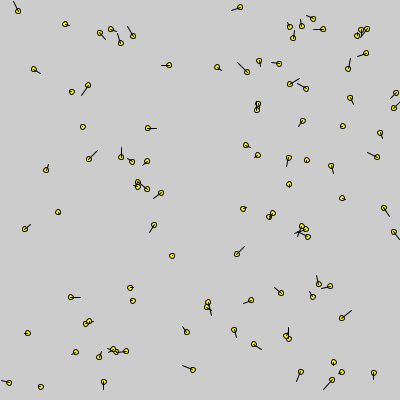
Frame 1 (no input)
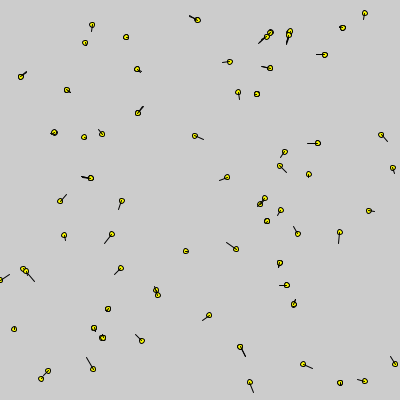
Frame 60 (the mouse pressed at the canvas centre just before this capture)
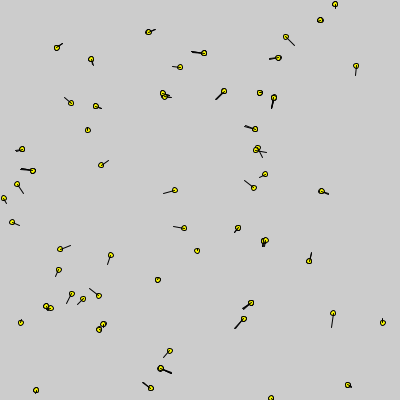
Frame 120 (the mouse held since frame 60 and released just before this capture)

The Processing sketch that drew these frames (run headless with seeded random() and noise(); from frame 60 on, the mouse is pressed at the canvas centre):

// Processing sketch: boids
// ── boids.pde
//
// three rules:
//
// - separation : steer to avoid overcrowding local flockmates
// - alignment : steer towards average heading of local flockmates
// - cohesion : steer towards the center of mass of local flockmates
//

final int WIDTH = 400;
final int HEIGHT = 400;
float max_vel = 2.0;
float cohesion_strength = 0.8;
float separation_strength = 0.15;
float alignment_strength = 1.5;
float noise_strength = 0.05;

class Boid {
  PVector x;
  PVector v;
  
  Boid() {
    x = new PVector(floor(random(WIDTH)), floor(random(HEIGHT)));
    v = new PVector(random(-1,1), random(-1,1));
  }
  
  PVector step_vec(ArrayList<Boid> ns) {
    PVector com = x.copy();
    for (Boid b: ns) {
      com.add(b.x);
    }
    com.mult(1.0 / (ns.size() + 1));
    com.sub(x);
    com.mult(cohesion_strength);
    
    PVector avg_heading = v.copy();
    for (Boid b: ns) {
      avg_heading.add(b.v);
    }
    avg_heading.mult(1.0 / (ns.size() + 1));
    avg_heading.sub(v);
    avg_heading.mult(alignment_strength);
    
    PVector sep = new PVector(0.0, 0.0);
    for (Boid b: ns) {
      sep.add(x.copy().sub(b.x));
    }
    sep.mult(separation_strength);
    
    PVector noise = new PVector(random(-noise_strength, noise_strength),
                                random(-noise_strength, noise_strength));
    
    PVector sv = new PVector(0.0, 0.0);
    sv.add(com);
    sv.add(avg_heading);
    sv.add(sep);
    sv.add(noise);
    return sv;
  }
  
  void move() {
    x.add(v);
    if (x.x > WIDTH) { x.x -= WIDTH; }
    if (x.x < 0) {x.x += WIDTH; }
    if (x.y > HEIGHT) {x.y -= HEIGHT; }
    if (x.y < 0) {x.y += HEIGHT; }
  }
}

ArrayList<Boid> boids;

int nboids = 100;
float radius = 10.0;

ArrayList<Boid> neighbors(Boid b, float r) {
  ArrayList<Boid> ns = new ArrayList<Boid>();
  for (Boid b2 : boids) {
    PVector x = b2.x.copy();
    if (x.dist(b.x) <= r) {
      ns.add(b2);
    }
  }
  
  return ns;
}

void onestep() {
  for (Boid b: boids) {
    PVector bv = b.step_vec(neighbors(b, radius));
    b.v.add(bv);
    b.v.limit(max_vel);                          
  }
  for (Boid b: boids) {
    b.move();
  }
}

void setup() {
  size(400,400);
  boids = new ArrayList<Boid>();
  for (int i = 0; i < nboids; i++) {
    boids.add(new Boid());
  }
}

void draw() {
  background(204);
  onestep();
  for (Boid b: boids) {
    fill(color(250,250,0));
    ellipse(b.x.x, b.x.y, 5, 5);
    fill(color(250,0,250));
    line(b.x.x, b.x.y, b.x.x+b.v.x*10, b.x.y+b.v.y*10);
  }
}
